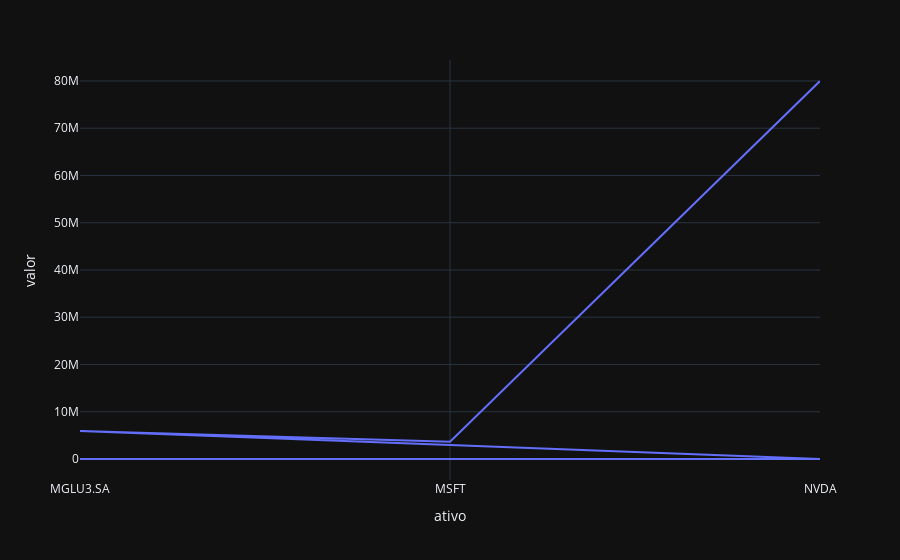

Notebook code cell kept with this figure:
### Code cell
df_std_adjclose = df_mw.std().reset_index()  
df_std_adjclose.columns = ['date','ativo', 'valor']  

fig = px.line(data_frame=df_std_adjclose,
              x='ativo',  
              y='valor',
              template='plotly_dark')
fig.show()

### Figure 1 — Plotly figure (JSON) as saved in the notebook; plotly's stock layout.template omitted (floating-point values rounded to 4 significant figures)
{"data": [{"hovertemplate": "ativo=%{x}<br>valor=%{y}<extra></extra>", "legendgroup": "", "line": {"color": "#636efa", "dash": "solid"}, "marker": {"symbol": "circle"}, "mode": "lines", "name": "", "orientation": "v", "showlegend": false, "type": "scatter", "x": ["MGLU3.SA", "MSFT", "NVDA", "MGLU3.SA", "MSFT", "NVDA", "MGLU3.SA", "MSFT", "NVDA", "MGLU3.SA", "MSFT", "NVDA", "MGLU3.SA", "MSFT", "NVDA"], "xaxis": "x", "y": [63.27, 30.77, 9.279, 64.34, 31.02, 9.429, 62.35, 30.62, 9.149, 63.5, 30.91, 9.306, 5910000.0, 3648000.0, 79990000.0], "yaxis": "y"}], "layout": {"autosize": true, "legend": {"tracegroupgap": 0}, "margin": {"t": 60}, "xaxis": {"anchor": "y", "autorange": true, "domain": [0, 1], "range": [0, 2], "title": {"text": "ativo"}, "type": "category"}, "yaxis": {"anchor": "x", "autorange": true, "domain": [0, 1], "range": [-4444000.0, 84430000.0], "title": {"text": "valor"}, "type": "linear"}}}
